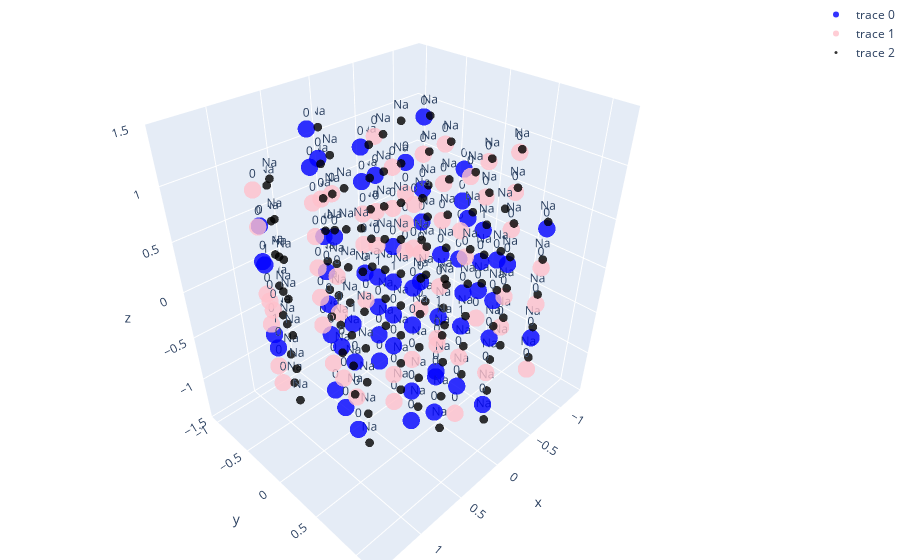

Source (notebook cell):
### Code cell
lattice.plot_3d_points_with_na()
